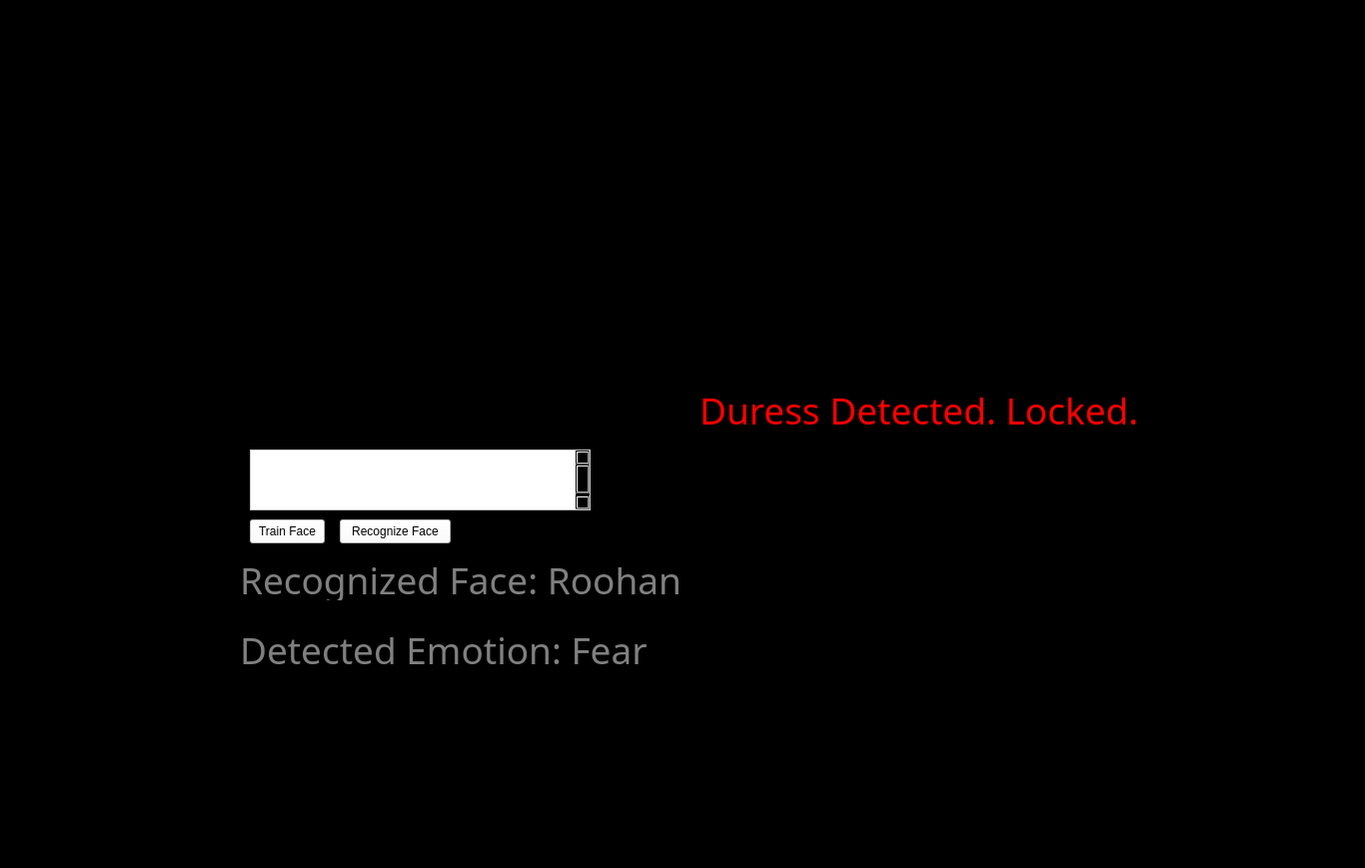
<?xml version="1.0" encoding="UTF-8"?>
<ui version="4.0">
 <class>Form</class>
 <widget class="QWidget" name="Form">
  <property name="geometry">
   <rect>
    <x>0</x>
    <y>0</y>
    <width>1366</width>
    <height>869</height>
   </rect>
  </property>
  <property name="windowTitle">
   <string>Form</string>
  </property>
  <property name="styleSheet">
   <string notr="true">background: black</string>
  </property>
  <widget class="QLabel" name="label_3">
   <property name="geometry">
    <rect>
     <x>240</x>
     <y>560</y>
     <width>641</width>
     <height>41</height>
    </rect>
   </property>
   <property name="font">
    <font>
     <family>TI-92p Mini Sans</family>
     <pointsize>28</pointsize>
    </font>
   </property>
   <property name="styleSheet">
    <string notr="true">color: gray;</string>
   </property>
   <property name="text">
    <string>Recognized Face: Roohan</string>
   </property>
  </widget>
  <widget class="QLabel" name="label_4">
   <property name="geometry">
    <rect>
     <x>240</x>
     <y>630</y>
     <width>631</width>
     <height>41</height>
    </rect>
   </property>
   <property name="font">
    <font>
     <family>TI-92p Mini Sans</family>
     <pointsize>28</pointsize>
    </font>
   </property>
   <property name="styleSheet">
    <string notr="true">color: gray;</string>
   </property>
   <property name="text">
    <string>Detected Emotion: Fear</string>
   </property>
  </widget>
  <widget class="QPushButton" name="pushButton">
   <property name="geometry">
    <rect>
     <x>250</x>
     <y>520</y>
     <width>75</width>
     <height>24</height>
    </rect>
   </property>
   <property name="styleSheet">
    <string notr="true">background-color: white;</string>
   </property>
   <property name="text">
    <string>Train Face</string>
   </property>
  </widget>
  <widget class="QPushButton" name="pushButton_2">
   <property name="geometry">
    <rect>
     <x>340</x>
     <y>520</y>
     <width>111</width>
     <height>24</height>
    </rect>
   </property>
   <property name="styleSheet">
    <string notr="true">background-color: white;</string>
   </property>
   <property name="text">
    <string>Recognize Face</string>
   </property>
  </widget>
  <widget class="QTextEdit" name="textEdit_2">
   <property name="geometry">
    <rect>
     <x>250</x>
     <y>450</y>
     <width>341</width>
     <height>61</height>
    </rect>
   </property>
   <property name="styleSheet">
    <string notr="true">background-color: white;
color: black;
font: 36pt &quot;TI-92p Mini Sans&quot;;</string>
   </property>
   <property name="html">
    <string>&lt;!DOCTYPE HTML PUBLIC &quot;-//W3C//DTD HTML 4.0//EN&quot; &quot;http://www.w3.org/TR/REC-html40/strict.dtd&quot;&gt;
&lt;html&gt;&lt;head&gt;&lt;meta name=&quot;qrichtext&quot; content=&quot;1&quot; /&gt;&lt;meta charset=&quot;utf-8&quot; /&gt;&lt;style type=&quot;text/css&quot;&gt;
p, li { white-space: pre-wrap; }
hr { height: 1px; border-width: 0; }
li.unchecked::marker { content: &quot;\2610&quot;; }
li.checked::marker { content: &quot;\2612&quot;; }
&lt;/style&gt;&lt;/head&gt;&lt;body style=&quot; font-family:'TI-92p Mini Sans'; font-size:36pt; font-weight:400; font-style:normal;&quot;&gt;
&lt;p style=&quot;-qt-paragraph-type:empty; margin-top:0px; margin-bottom:0px; margin-left:0px; margin-right:0px; -qt-block-indent:0; text-indent:0px;&quot;&gt;&lt;br /&gt;&lt;/p&gt;&lt;/body&gt;&lt;/html&gt;</string>
   </property>
  </widget>
  <widget class="QLabel" name="label_5">
   <property name="geometry">
    <rect>
     <x>700</x>
     <y>390</y>
     <width>641</width>
     <height>41</height>
    </rect>
   </property>
   <property name="font">
    <font>
     <family>TI-92p Mini Sans</family>
     <pointsize>28</pointsize>
    </font>
   </property>
   <property name="styleSheet">
    <string notr="true">color: red;</string>
   </property>
   <property name="text">
    <string>Duress Detected. Locked.</string>
   </property>
  </widget>
 </widget>
 <resources/>
 <connections/>
</ui>
